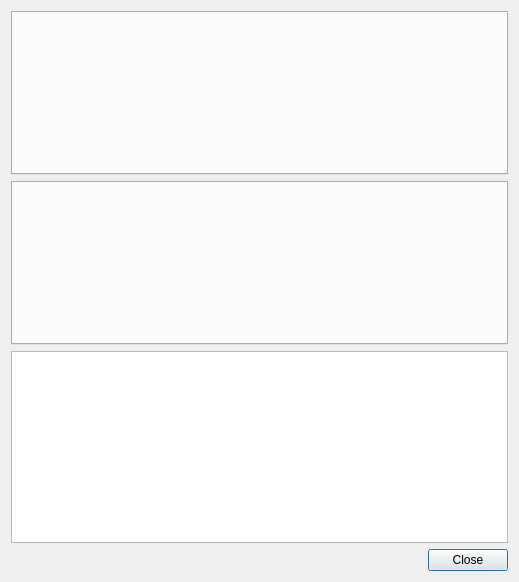
<?xml version="1.0" encoding="UTF-8"?>
<ui version="4.0">
 <class>QmlDesigner::TimelineSettingsDialog</class>
 <widget class="QDialog" name="QmlDesigner::TimelineSettingsDialog">
  <property name="geometry">
   <rect>
    <x>0</x>
    <y>0</y>
    <width>519</width>
    <height>582</height>
   </rect>
  </property>
  <property name="windowTitle">
   <string>Timeline Settings</string>
  </property>
  <property name="modal">
   <bool>true</bool>
  </property>
  <layout class="QVBoxLayout" name="verticalLayout">
   <item>
    <widget class="QTabWidget" name="timelineTab">
     <property name="currentIndex">
      <number>-1</number>
     </property>
    </widget>
   </item>
   <item>
    <widget class="QTabWidget" name="animationTab">
     <property name="currentIndex">
      <number>-1</number>
     </property>
    </widget>
   </item>
   <item>
    <widget class="QTableView" name="tableView"/>
   </item>
   <item>
    <widget class="QDialogButtonBox" name="buttonBox">
     <property name="orientation">
      <enum>Qt::Horizontal</enum>
     </property>
     <property name="standardButtons">
      <set>QDialogButtonBox::Close</set>
     </property>
    </widget>
   </item>
  </layout>
 </widget>
 <resources/>
 <connections>
  <connection>
   <sender>buttonBox</sender>
   <signal>accepted()</signal>
   <receiver>QmlDesigner::TimelineSettingsDialog</receiver>
   <slot>accept()</slot>
   <hints>
    <hint type="sourcelabel">
     <x>248</x>
     <y>254</y>
    </hint>
    <hint type="destinationlabel">
     <x>157</x>
     <y>274</y>
    </hint>
   </hints>
  </connection>
  <connection>
   <sender>buttonBox</sender>
   <signal>rejected()</signal>
   <receiver>QmlDesigner::TimelineSettingsDialog</receiver>
   <slot>reject()</slot>
   <hints>
    <hint type="sourcelabel">
     <x>316</x>
     <y>260</y>
    </hint>
    <hint type="destinationlabel">
     <x>286</x>
     <y>274</y>
    </hint>
   </hints>
  </connection>
 </connections>
</ui>
